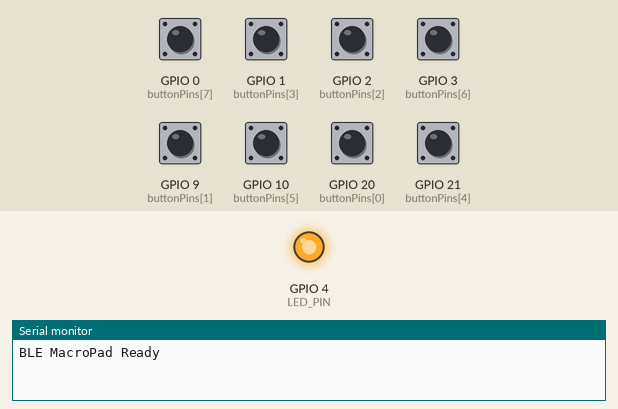
Simulated run of this sketch. Board: ESP32. Shown: output pins drawn as LEDs (lit = HIGH), the last lines printed to the serial monitor. Dashed ring = blinking. The inputs (shaded band) are chosen by the test bench; at power-on: GPIO 0 (buttonPins[7]), GPIO 1 (buttonPins[3]), GPIO 2 (buttonPins[2]), GPIO 3 (buttonPins[6]), GPIO 9 (buttonPins[1]), GPIO 10 (buttonPins[5]), GPIO 20 (buttonPins[0]), GPIO 21 (buttonPins[4]) HIGH. EEPROM starts erased; nothing arrives over Bluetooth unless stated; a phone connects over Bluetooth LE 3 s after start.

Above: at 1.6 s.
1.7 s: GPIO 0 (buttonPins[7]) pulled LOW for 1 s
At 2.29 s:
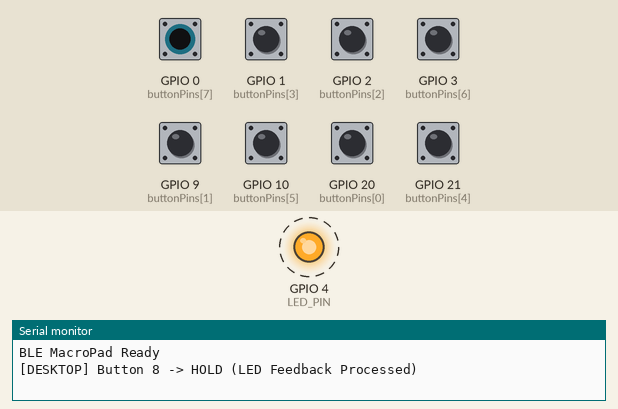
6.1 s: GPIO 20 (buttonPins[0]) pulled LOW for 0.15 s
At 7.4 s:
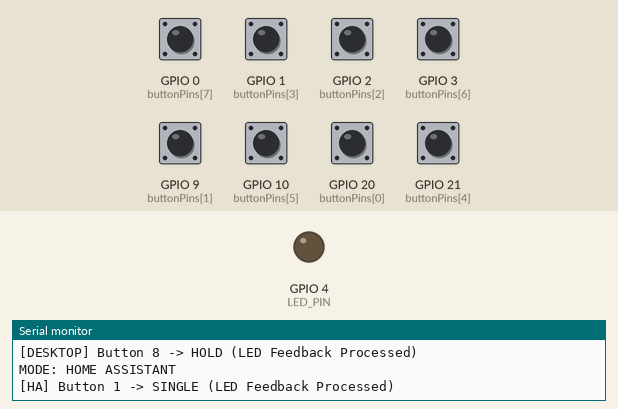
8.0 s: GPIO 2 (buttonPins[2]) pulled LOW for 1 s
At 8.59 s:
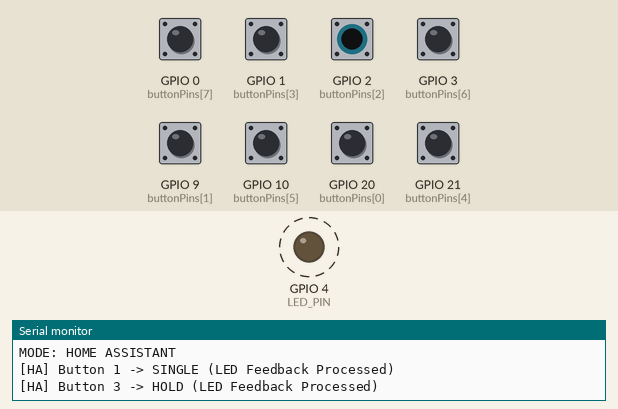
Timing chart, 0 to 11.0 s (numbered marks = the images above; inputs shaded):
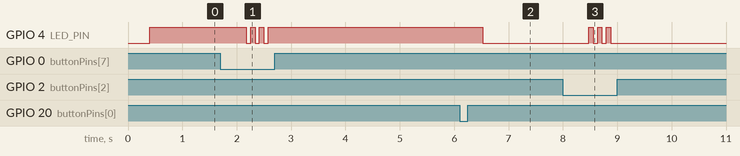

The sketch:

macropadv2.5.ino
```cpp
#include <NimBLEDevice.h>
#include <Preferences.h>

// ---------------------------------------------------------------------------
// USB HID keyboard usage IDs (standard HID keycodes).
// Earlier versions pulled these from <HijelHID_BLEKeyboard.h>; the library was
// later dropped in favour of NimBLE. The constants are kept because the config
// arrays below are still stored/sent for SET/SAVE compatibility, and they must
// match the keycodes produced by firmware_sync.py on the application side.
// ---------------------------------------------------------------------------
#define KEY_A 0x04
#define KEY_B 0x05
#define KEY_C 0x06
#define KEY_D 0x07
#define KEY_E 0x08
#define KEY_F 0x09
#define KEY_G 0x0A
#define KEY_H 0x0B
#define KEY_I 0x0C
#define KEY_J 0x0D
#define KEY_K 0x0E
#define KEY_L 0x0F
#define KEY_M 0x10
#define KEY_N 0x11
#define KEY_O 0x12
#define KEY_P 0x13
#define KEY_Q 0x14
#define KEY_R 0x15
#define KEY_S 0x16
#define KEY_T 0x17
#define KEY_U 0x18
#define KEY_V 0x19
#define KEY_W 0x1A
#define KEY_X 0x1B
#define KEY_Y 0x1C
#define KEY_Z 0x1D
#define KEY_1 0x1E
#define KEY_2 0x1F
#define KEY_3 0x20
#define KEY_4 0x21
#define KEY_5 0x22
#define KEY_6 0x23
#define KEY_7 0x24
#define KEY_8 0x25
#define KEY_9 0x26
#define KEY_0 0x27
#define KEY_F1  0x3A
#define KEY_F2  0x3B
#define KEY_F3  0x3C
#define KEY_F4  0x3D
#define KEY_F5  0x3E
#define KEY_F6  0x3F
#define KEY_F7  0x40
#define KEY_F8  0x41
#define KEY_F9  0x42
#define KEY_F10 0x43
#define KEY_F11 0x44
#define KEY_F12 0x45

// ---------------------------------------------------------------------------
// Layer BLE: custom service (Nordic UART style) for sending button events to
// the application. All actions (shortcuts, text, media, Home Assistant, launch app, bash)
// are executed BY THE APPLICATION — whether over USB serial or over BLE — so that
// cable and Bluetooth modes stay consistent. The firmware only sends text lines
// identical to those the application used to parse from serial.
// ---------------------------------------------------------------------------
#define SERVICE_UUID "6e400001-b5a3-f393-e0a9-e50e24dcca9e"
#define TX_CHAR_UUID  "6e400003-b5a3-f393-e0a9-e50e24dcca9e"
#define RX_CHAR_UUID  "6e400002-b5a3-f393-e0a9-e50e24dcca9e"

NimBLEServer* pServer = nullptr;
NimBLECharacteristic* pTx = nullptr;

Preferences prefs;

constexpr uint8_t BUTTON_COUNT = 8;
constexpr uint8_t MODE_BUTTON = 0; // B1 = GPIO20
constexpr uint8_t LED_PIN = 4;

// Accurate Timing Parameters for Human Fingers
constexpr unsigned long DEBOUNCE_MS = 25;     // Mechanical switch bounce filter
constexpr unsigned long CLICK_TIMEOUT = 250;  // Maximum interval BETWEEN TAPS (after release)
constexpr unsigned long HOLD_TIMEOUT = 450;   // Press duration for the HOLD (Long Press) function

const uint8_t buttonPins[BUTTON_COUNT] = {20, 9, 2, 1, 21, 10, 3, 0};

// --- DESKTOP MODE LAYER ---
// (Arrays are kept for SET/SAVE compatibility from the application; HID is no
//  longer sent — all actions are executed by the application parsing event lines.)
uint8_t cfg_desktopSingle[BUTTON_COUNT - 1] = {KEY_2, KEY_3, KEY_4, KEY_5, KEY_6, KEY_7, KEY_8};
uint8_t cfg_desktopDouble[BUTTON_COUNT - 1] = {KEY_Q, KEY_W, KEY_E, KEY_I, KEY_T, KEY_Y, KEY_U};
uint8_t cfg_desktopHold[BUTTON_COUNT - 1]   = {KEY_A, KEY_S, KEY_D, KEY_F, KEY_G, KEY_H, KEY_J};

// --- HOME ASSISTANT MODE LAYER ---
uint8_t cfg_haSingle[BUTTON_COUNT - 1]  = {KEY_F2, KEY_F3, KEY_F4, KEY_F5, KEY_F6, KEY_F7, KEY_F8};
uint8_t cfg_haDouble[BUTTON_COUNT - 1]  = {KEY_Z,  KEY_X,  KEY_C,  KEY_V,  KEY_B,  KEY_N,  KEY_P};
uint8_t cfg_haHold[BUTTON_COUNT - 1]    = {KEY_9,  KEY_0,  KEY_I,  KEY_O,  KEY_P,  KEY_K,  KEY_L};

enum MacroMode { DESKTOP_MODE, HOME_ASSISTANT_MODE };
MacroMode currentMode = DESKTOP_MODE;

enum ButtonEvent { NONE, SINGLE_CLICK, DOUBLE_CLICK, HOLD };

struct Button {
  uint8_t pin;
  bool lastRawState;
  bool stableState;
  unsigned long lastDebounceTime;

  uint8_t clickCount;
  unsigned long lastReleaseTime;  // Button release time (double-click detection direction)
  unsigned long lastPressTime;    // Button press time (HOLD detection direction)
  bool holdReported;
  bool isPressed;
};

Button buttons[BUTTON_COUNT];

class ServerCallbacks : public NimBLEServerCallbacks {
  void onConnect(NimBLEServer* server, NimBLEConnInfo& connInfo) override {
    // The application is now connected over Bluetooth.
  }
  void onDisconnect(NimBLEServer* server, NimBLEConnInfo& connInfo, int reason) override {
    NimBLEDevice::startAdvertising();
  }
};

void setupBLE() {
  NimBLEDevice::init("SamVivan MacroPad");
  pServer = NimBLEDevice::createServer();
  pServer->setCallbacks(new ServerCallbacks());

  NimBLEService* svc = pServer->createService(SERVICE_UUID);
  pTx = svc->createCharacteristic(TX_CHAR_UUID,
                                  NIMBLE_PROPERTY::NOTIFY | NIMBLE_PROPERTY::READ);
  NimBLECharacteristic* pRx = svc->createCharacteristic(
      RX_CHAR_UUID, NIMBLE_PROPERTY::WRITE | NIMBLE_PROPERTY::WRITE_NR);
  svc->start();

  NimBLEAdvertising* adv = NimBLEDevice::getAdvertising();
  adv->addServiceUUID(SERVICE_UUID);
  adv->enableScanResponse(true);
  NimBLEDevice::startAdvertising();
}

// Send the same event line to the application over Bluetooth (if a client is connected).
void bleSend(const String& s) {
  if (pTx != nullptr && pServer != nullptr &&
      pServer->getConnectedCount() > 0) {
    pTx->setValue((const uint8_t*)s.c_str(), s.length());
    pTx->notify();
  }
}

bool loadConfig() {
  prefs.begin("mp", false);
  if (!prefs.isKey("v")) {
    prefs.end();
    return false;
  }
  prefs.getBytes("d1", cfg_desktopSingle, 7);
  prefs.getBytes("d2", cfg_desktopDouble, 7);
  prefs.getBytes("dh", cfg_desktopHold, 7);
  prefs.getBytes("h1", cfg_haSingle, 7);
  prefs.getBytes("h2", cfg_haDouble, 7);
  prefs.getBytes("hh", cfg_haHold, 7);
  prefs.end();
  return true;
}

void saveConfig() {
  prefs.begin("mp", false);
  prefs.putUChar("v", 1);
  prefs.putBytes("d1", cfg_desktopSingle, 7);
  prefs.putBytes("d2", cfg_desktopDouble, 7);
  prefs.putBytes("dh", cfg_desktopHold, 7);
  prefs.putBytes("h1", cfg_haSingle, 7);
  prefs.putBytes("h2", cfg_haDouble, 7);
  prefs.putBytes("hh", cfg_haHold, 7);
  prefs.end();
}

void toggleMode() {
  if (currentMode == DESKTOP_MODE) {
    currentMode = HOME_ASSISTANT_MODE;
    Serial.println("MODE: HOME ASSISTANT");
    bleSend("MODE: HOME ASSISTANT");
    digitalWrite(LED_PIN, LOW);
  } else {
    currentMode = DESKTOP_MODE;
    Serial.println("MODE: DESKTOP");
    bleSend("MODE: DESKTOP");
    digitalWrite(LED_PIN, HIGH);
  }
}

// Dynamic LED Blink Function (Optimized to 80ms to reduce lag)
void blinkLED(uint8_t count) {
  bool baseState = digitalRead(LED_PIN);
  for (uint8_t i = 0; i < count; i++) {
    digitalWrite(LED_PIN, !baseState);
    delay(80);
    digitalWrite(LED_PIN, baseState);
    delay(80);
  }
}

void handleButtonEvent(uint8_t buttonIndex, ButtonEvent event) {
  // 1. Mode Button (B1): a single click toggles the mode; HOLD is now managed by
  //    the application (via event lines) just like the other buttons.
  if (buttonIndex == MODE_BUTTON && event == SINGLE_CLICK) {
    toggleMode();
  }

  // 2. Print Debug Log to Serial + send to BLE (identical format for
  //    the application to parse over either the USB serial or Bluetooth path).
  String modeText = (currentMode == DESKTOP_MODE) ? "DESKTOP" : "HA";
  String eventText = (event == SINGLE_CLICK) ? "SINGLE" : (event == DOUBLE_CLICK) ? "DOUBLE" : "HOLD";
  String line = String("[") + modeText + "] Button " + String(buttonIndex + 1) +
                " -> " + eventText + " (LED Feedback Processed)";
  Serial.println(line);
  bleSend(line);

  // 3. Global LED Feedback Rule for ANY Button (Including Button 1)
  if (event == SINGLE_CLICK) {
    // "Do nothing" -> LED does not blink, keeping the main light state.
  }
  else if (event == DOUBLE_CLICK) {
    blinkLED(2); // Blink 2x for every Double Click
  }
  else if (event == HOLD) {
    blinkLED(3); // Blink 3x for every Long Press
  }
}

void setup() {
  Serial.begin(115200);
  delay(400);

  pinMode(LED_PIN, OUTPUT);
  digitalWrite(LED_PIN, HIGH);

  for (uint8_t i = 0; i < BUTTON_COUNT; i++) {
    pinMode(buttonPins[i], INPUT_PULLUP);
    bool initReading = digitalRead(buttonPins[i]);

    buttons[i].pin = buttonPins[i];
    buttons[i].lastRawState = initReading;
    buttons[i].stableState = initReading;
    buttons[i].lastDebounceTime = 0;
    buttons[i].clickCount = 0;
    buttons[i].lastReleaseTime = 0;
    buttons[i].lastPressTime = 0;
    buttons[i].holdReported = false;
    buttons[i].isPressed = false;
  }

  loadConfig();
  setupBLE();
  Serial.println("BLE MacroPad Ready");
}

void handleCmd() {
  if (!Serial.available()) return;
  String l = Serial.readStringUntil('\n');
  l.trim();

  if (l.startsWith("SET ")) {
    // SET <key> <c0,c1,c2,c3,c4,c5,c6>
    String rest = l.substring(4);
    int sp = rest.indexOf(' ');
    if (sp > 0) {
      String key = rest.substring(0, sp);
      String csv = rest.substring(sp + 1);
      uint8_t* arr = nullptr;
      if (key == "d1") arr = cfg_desktopSingle;
      else if (key == "d2") arr = cfg_desktopDouble;
      else if (key == "dh") arr = cfg_desktopHold;
      else if (key == "h1") arr = cfg_haSingle;
      else if (key == "h2") arr = cfg_haDouble;
      else if (key == "hh") arr = cfg_haHold;
      if (arr) {
        int i = 0, s = 0;
        while (i < 7 && s < (int)csv.length()) {
          int e = csv.indexOf(',', s);
          String tok = (e < 0) ? csv.substring(s) : csv.substring(s, e);
          arr[i] = (uint8_t)strtol(tok.c_str(), nullptr, 10);
          i++;
          if (e < 0) break;
          s = e + 1;
        }
        Serial.println(String("SET:") + key + ":OK");
        return;
      }
    }
    Serial.println("SET:ERR");
    return;
  }
  if (l.startsWith("SAVE")) {
    saveConfig();
    Serial.println("SAVED");
    return;
  }
  if (l.startsWith("RESET")) {
    // keep defaults; save
    saveConfig();
    Serial.println("RESET+SAVED");
    return;
  }
}

void loop() {
  handleCmd();
  unsigned long now = millis();

  for (uint8_t i = 0; i < BUTTON_COUNT; i++) {
    bool rawReading = digitalRead(buttons[i].pin);

    // Debounce Filter
    if (rawReading != buttons[i].lastRawState) {
      buttons[i].lastDebounceTime = now;
      buttons[i].lastRawState = rawReading;
    }

    if ((now - buttons[i].lastDebounceTime) >= DEBOUNCE_MS) {
      if (rawReading != buttons[i].stableState) {
        buttons[i].stableState = rawReading;

        if (buttons[i].stableState == LOW) {
          buttons[i].isPressed = true;
          buttons[i].lastPressTime = now;
        } else {
          buttons[i].isPressed = false;
          if (!buttons[i].holdReported) {
            buttons[i].clickCount++;
            buttons[i].lastReleaseTime = now;
          } else {
            buttons[i].holdReported = false;
          }
        }
      }
    }

    // HOLD Evaluation Logic
    if (buttons[i].isPressed && !buttons[i].holdReported) {
      if (now - buttons[i].lastPressTime >= HOLD_TIMEOUT) {
        buttons[i].holdReported = true;
        buttons[i].clickCount = 0;
        handleButtonEvent(i, HOLD);
      }
    }

    // Click Evaluation Logic (Single / Double)
    if (!buttons[i].isPressed) {
      if (buttons[i].clickCount == 1 && (now - buttons[i].lastReleaseTime >= CLICK_TIMEOUT)) {
        handleButtonEvent(i, SINGLE_CLICK);
        buttons[i].clickCount = 0;
      }
      else if (buttons[i].clickCount >= 2) {
        handleButtonEvent(i, DOUBLE_CLICK);
        buttons[i].clickCount = 0;
      }
    }
  }
  delay(1);
}
```

Measured:
- after the input at 1.7 s, GPIO 4 (LED_PIN): alternates HIGH for 0.08 s and LOW for 0.08 s, 6 changes in all, then stays HIGH, starting after 0.48 s
- after the input at 6.1 s, GPIO 4 (LED_PIN): HIGH → LOW after 0.43 s
- after the input at 8.0 s, GPIO 4 (LED_PIN): alternates HIGH for 0.08 s and LOW for 0.08 s, 6 changes in all, then stays LOW, starting after 0.48 s
